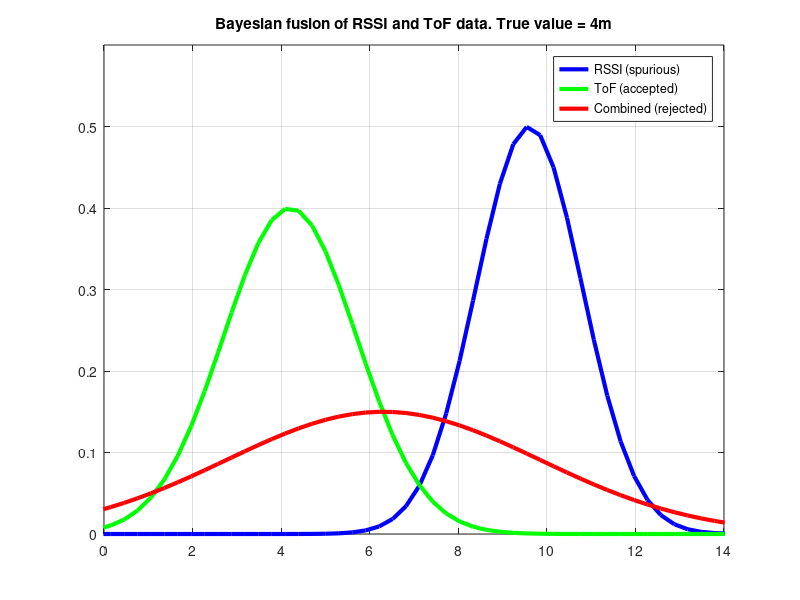

Source code (MATLAB):
%% purpose: show how bayesian fusion works
% from: https://www.mathworks.com/matlabcentral/answers/370386-how-to-plot-a-gaussian-1d-in-matlab
close all

gaus = @(x,mu,sig,amp,vo)amp*exp(-(((x-mu).^2)/(2*sig.^2)))+vo;

x = linspace(-5,25,100);

mu1 = 9.6;
sig1 = 1.2;
amp1 = 0.5;
vo1 = 0; 
y = gaus(x,mu1,sig1,amp1,vo1);
plot(x, y, 'b-', 'LineWidth',3)
hold on
grid on

mu2 = 4.2;
sig2 = 1.5;
amp2 = 0.4;
vo2 = 0; 
y = gaus(x,mu2,sig2,amp2,vo2);
plot(x, y, 'g-', 'LineWidth',3)

mu3 = mu1*sig1^2/(sig1^2+sig2^2) + mu2*sig2^2/(sig1^2+sig2^2);
sig3 = (sig1^-2 + sig2^-2)^-0.5*(5.6^2/(5.6^2-(mu1-mu2)^2))^0.5;
amp3 = 0.15;
vo3 = 0; 
y = gaus(x,mu3,sig3,amp3,vo3);
plot(x, y, 'r-', 'LineWidth',3)

% title(sprintf('Gaussian with \\mu=%.1f \\sigma=%.1f amp=%.1f vo=%.1f', ...
%     mu, sig, amp, vo))
title("Bayesian fusion of RSSI and ToF data. True value = 4m")
axis([0 14 0 0.6])
legend("RSSI (spurious)","ToF (accepted)","Combined (rejected)");


